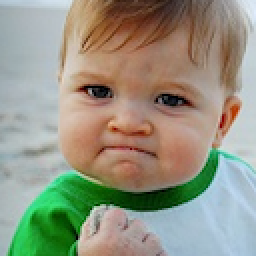
#> input picture 3DGSviewer/qt3d-experiments/billboards/success-kid.png, 128 x 128 px (shown 2 times larger); its folder holds only this picture in this run
$ python -i metrics.py   (imports and definitions only)   (older library calls are emulated)
#> lines starting #> are read from the running program, lines starting #| are printed output that depends on the picture; after the words box and inside, x2 and y2 are one past the last pixel; in counts of white or black regions, pixels touching at a corner belong together
#> further down, picture is the input picture: shape (128, 128, 3); mean B, G, R 130.8, 149.1, 149.4
from __future__ import annotations
"""Lightweight realtime quality metrics for image capture.

These metrics are meant for live guidance before saving frames for COLMAP/3DGS.
They intentionally avoid slow reconstruction steps.
"""


from dataclasses import dataclass
from enum import Enum

import cv2
import numpy as np

from multiwebcam.sources.frame_packet import FramePacket


class QualityLevel(str, Enum):
    GOOD = "good"
    WARN = "warn"
    BAD = "bad"


@dataclass(frozen=True)
class ObjectRegion:
    """Estimated primary object region in a frame."""

    x: int
    y: int
    width: int
    height: int
    area_ratio: float
    centeredness: float
    fill_ratio: float
    confidence: float

    @property
    def bbox(self) -> tuple[int, int, int, int]:
        return (self.x, self.y, self.width, self.height)


@dataclass(frozen=True)
class FrameQuality:
    """Quality metrics for a single frame."""

    level: QualityLevel
    sharpness: float
    brightness: float
    underexposed_pct: float
    overexposed_pct: float
    feature_count: int
    sharpness_score: float
    brightness_score: float
    clipping_score: float
    feature_score: float
    object_score: float
    score_percent: float
    object_region: ObjectRegion | None
    reasons: tuple[str, ...]

    @property
    def ok_to_capture(self) -> bool:
        return self.level != QualityLevel.BAD

    # [6 lines left out: function summary, not called in this run]


@dataclass(frozen=True)
class CaptureSetQuality:
    """Quality metrics for a synchronized set of camera frames."""

    level: QualityLevel
    timestamp_spread_ms: float
    sync_score: float
    readiness_percent: float
    frame_qualities: dict[str, FrameQuality]
    reasons: tuple[str, ...]

    @property
    def ok_to_capture(self) -> bool:
        return self.level != QualityLevel.BAD

    def summary(self) -> str:
        reason = "" if not self.reasons else f" | {', '.join(self.reasons[:2])}"
        return f"Capture {self.level.upper()} | sync {self.timestamp_spread_ms:.0f}ms{reason}"


def evaluate_frame(
    frame: np.ndarray,
    object_region: ObjectRegion | None = None,
    detect_when_missing: bool = True,
) -> FrameQuality:
    """Evaluate blur, exposure, and texture richness for one BGR frame."""
#> called with detect_when_missing = True
    if frame.size == 0:
        return FrameQuality(
            level=QualityLevel.BAD,
            sharpness=0.0,
            brightness=0.0,
            underexposed_pct=100.0,
            overexposed_pct=0.0,
            feature_count=0,
            sharpness_score=0.0,
            brightness_score=0.0,
            clipping_score=0.0,
            feature_score=0.0,
            object_score=0.0,
            score_percent=0.0,
            object_region=None,
            reasons=("empty frame",),
        )

    gray = cv2.cvtColor(frame, cv2.COLOR_BGR2GRAY)
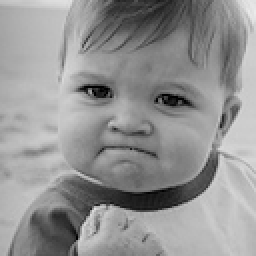
#> gray: shape (128, 128) (shown 2 times larger); min 0, max 235, mean 147.1
    sharpness = float(cv2.Laplacian(gray, cv2.CV_64F).var())
#> sharpness = 808.8
    brightness = float(gray.mean())
#> brightness = 147.1
    underexposed_pct = float((gray < 10).mean() * 100.0)
#> underexposed_pct = 0.293
    overexposed_pct = float((gray > 245).mean() * 100.0)
#> overexposed_pct = 0
    feature_count = _count_orb_features(gray)
#> in _count_orb_features, `keypoints = orb.detect(gray, None)`: keypoints = 105 keypoints; strongest (x, y, size): (40, 44, 31), (45, 46, 31), (44, 46, 37.2), (47, 47, 31)
#> feature_count = 105
    sharpness_score = _score_sharpness(sharpness)
#> sharpness_score = 1
    brightness_score = _score_brightness(brightness)
#> brightness_score = 0.932
    clipping_score = _score_clipping(underexposed_pct, overexposed_pct)
#> clipping_score = 0.988
    feature_score = _score_features(feature_count)
#> feature_score = 0.42
    if object_region is None and detect_when_missing:
        object_region = _detect_primary_object(gray)
    object_score = _score_object_region(object_region)
    score_percent = 100.0 * (
        0.25 * sharpness_score
        + 0.20 * brightness_score
        + 0.20 * feature_score
        + 0.15 * clipping_score
        + 0.20 * object_score
    )

    bad_reasons: list[str] = []
    warn_reasons: list[str] = []

    if sharpness < 20:
        bad_reasons.append("blurry")
    elif sharpness < 45:
        warn_reasons.append("soft")

    if brightness < 25:
        bad_reasons.append("too dark")
    elif brightness < 45:
        warn_reasons.append("dark")
    elif brightness > 235:
        bad_reasons.append("too bright")
    elif brightness > 210:
        warn_reasons.append("bright")

    if underexposed_pct > 18:
        bad_reasons.append("underexposed")
    elif underexposed_pct > 8:
        warn_reasons.append("shadow clipping")

    if overexposed_pct > 18:
        bad_reasons.append("overexposed")
    elif overexposed_pct > 8:
        warn_reasons.append("highlight clipping")

    if feature_count < 60:
        bad_reasons.append("low texture")
    elif feature_count < 180:
        warn_reasons.append("few features")

    if object_region is None or object_region.confidence < 0.25:
        warn_reasons.append("subject unclear")
    elif object_region.centeredness < 0.35:
        warn_reasons.append("off-center subject")

    if bad_reasons:
        level = QualityLevel.BAD
        reasons = tuple(bad_reasons)
    elif warn_reasons:
        level = QualityLevel.WARN
        reasons = tuple(warn_reasons)
    else:
        level = QualityLevel.GOOD
        reasons = ()

    return FrameQuality(
        level=level,
        sharpness=sharpness,
        brightness=brightness,
        underexposed_pct=underexposed_pct,
        overexposed_pct=overexposed_pct,
        feature_count=feature_count,
        sharpness_score=sharpness_score,
        brightness_score=brightness_score,
        clipping_score=clipping_score,
        feature_score=feature_score,
        object_score=object_score,
        score_percent=score_percent,
        object_region=object_region,
        reasons=reasons,
    )


# [69 lines left out: function evaluate_capture_set, not called in this run]


def _count_orb_features(gray: np.ndarray) -> int:
    orb = cv2.ORB_create(nfeatures=1000)
    keypoints = orb.detect(gray, None)
    return len(keypoints)


def _clamp(value: float, low: float = 0.0, high: float = 1.0) -> float:
    return max(low, min(high, value))


def _score_sharpness(sharpness: float) -> float:
    return _clamp((sharpness - 20.0) / 100.0)


def _score_brightness(brightness: float) -> float:
    center = 140.0
    half_width = 105.0
    return _clamp(1.0 - abs(brightness - center) / half_width)


def _score_clipping(underexposed_pct: float, overexposed_pct: float) -> float:
    return _clamp(1.0 - (underexposed_pct + overexposed_pct) / 24.0)


def _score_features(feature_count: int) -> float:
    return _clamp(feature_count / 250.0)


def _score_sync(timestamp_spread_ms: float) -> float:
    return _clamp(1.0 - timestamp_spread_ms / 300.0)


def _score_object_region(region: ObjectRegion | None) -> float:
    if region is None:
        return 0.0
    return _clamp(0.35 * region.confidence + 0.45 * region.centeredness + 0.20 * _score_object_area(region.area_ratio))


def _score_object_area(area_ratio: float) -> float:
    target = 0.08
    tolerance = 0.14
    return _clamp(1.0 - abs(area_ratio - target) / tolerance)


def _detect_primary_object(gray: np.ndarray) -> ObjectRegion | None:
    height, width = gray.shape
#> height = 128; width = 128
    blurred = cv2.GaussianBlur(gray, (5, 5), 0)
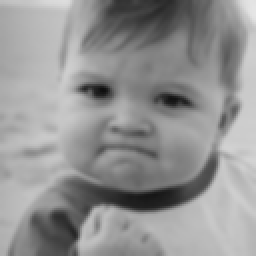
#> blurred: shape (128, 128) (shown 2 times larger); min 15, max 229, mean 147.1
    edges = cv2.Canny(blurred, 50, 150)
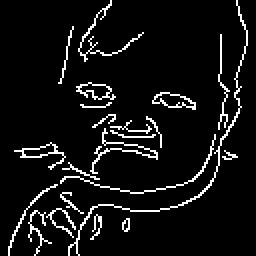
#> edges: shape (128, 128) (shown 2 times larger); 7.2% white in thin lines or dots
    kernel = np.ones((5, 5), dtype=np.uint8)
    mask = cv2.morphologyEx(edges, cv2.MORPH_CLOSE, kernel, iterations=2)
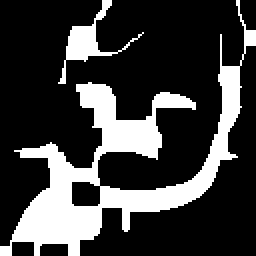
#> mask: shape (128, 128) (shown 2 times larger); 24% white; 2 white regions, box (x1, y1, x2, y2) and area: (0, 0, 128, 128) 3586, (29, 0, 72, 42) 344
    mask = cv2.dilate(mask, kernel, iterations=1)
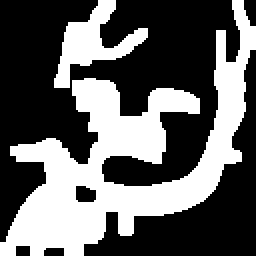
#> mask: shape (128, 128) (shown 2 times larger); 38.2% white; 2 white regions

    contours, _ = cv2.findContours(mask, cv2.RETR_EXTERNAL, cv2.CHAIN_APPROX_SIMPLE)
#> contours = 2 contours; box (x1, y1, x2, y2) and area: (0, 0, 128, 128) 5183, (27, 0, 74, 44) 672
    if not contours:
        return None

    frame_center = np.array([width / 2.0, height / 2.0])
#> frame_center = [64, 64]
    best_region = None
    best_score = 0.0
    frame_area = float(width * height)
#> frame_area = 16384

    for contour in contours:
        x, y, w, h = cv2.boundingRect(contour)
        bbox_area = float(w * h)
        area_ratio = bbox_area / frame_area
        if area_ratio < 0.002 or area_ratio > 0.90:
            continue

        contour_area = max(1.0, cv2.contourArea(contour))
        fill_ratio = _clamp(contour_area / bbox_area)
        center = np.array([x + w / 2.0, y + h / 2.0])
        distance = float(np.linalg.norm(center - frame_center))
        max_distance = max(1.0, np.linalg.norm(frame_center))
        centeredness = _clamp(1.0 - distance / max_distance)
        area_score = _score_object_area(area_ratio)
        confidence = _clamp(0.40 * centeredness + 0.35 * area_score + 0.25 * fill_ratio)
        score = 0.55 * centeredness + 0.25 * area_score + 0.20 * fill_ratio
        if score > best_score:
            best_score = score
            best_region = ObjectRegion(
                x=x,
                y=y,
                width=w,
                height=h,
                area_ratio=area_ratio,
                centeredness=centeredness,
                fill_ratio=fill_ratio,
                confidence=confidence,
            )
#> this loop made 2 passes
#> (x, y, w, h, bbox_area, area_ratio, contour_area, fill_ratio) on pass 2: (27, 0, 47, 44, 2068, 0.126, 671.5, 0.325)
#> (x, y, w, h, bbox_area, area_ratio) on pass 1: (0, 0, 128, 128, 16384, 1)
#> after the loop, best_score = 0.514

    return best_region


# [6 lines left out: function detect_primary_object, not called in this run]

>>> import cv2
>>> picture = cv2.imread('../../../3DGSviewer/qt3d-experiments/billboards/success-kid.png')
>>> result = evaluate_frame(picture)
#> in evaluate_frame, `object_score = _score_object_region(object_region)`: object_score = 0.547
#> in evaluate_frame, `score_percent = 100.0 * ( 0.25 * sharpness_score + 0.20 * brightness_s..`: score_percent = 77.8
